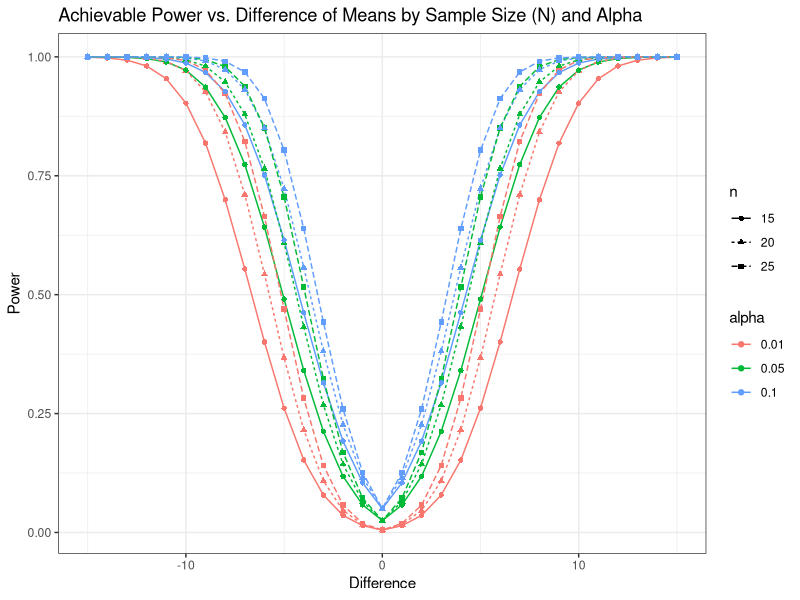
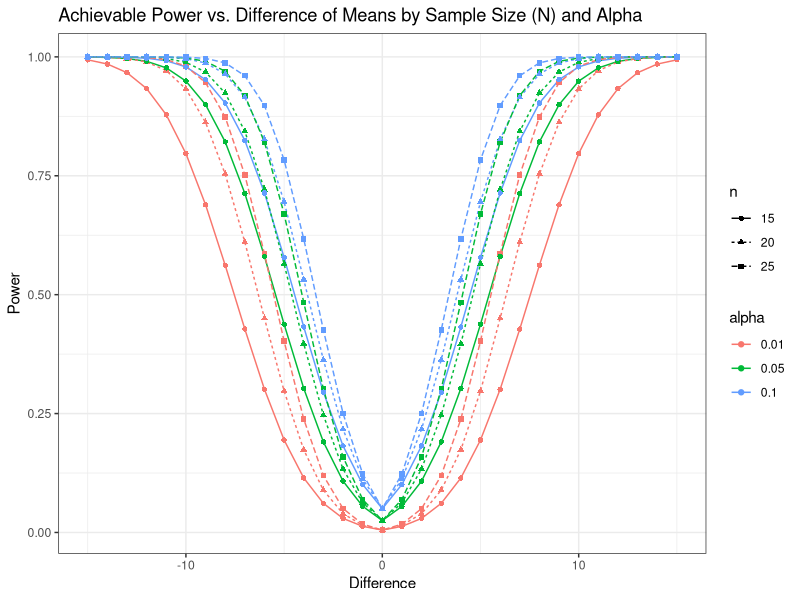
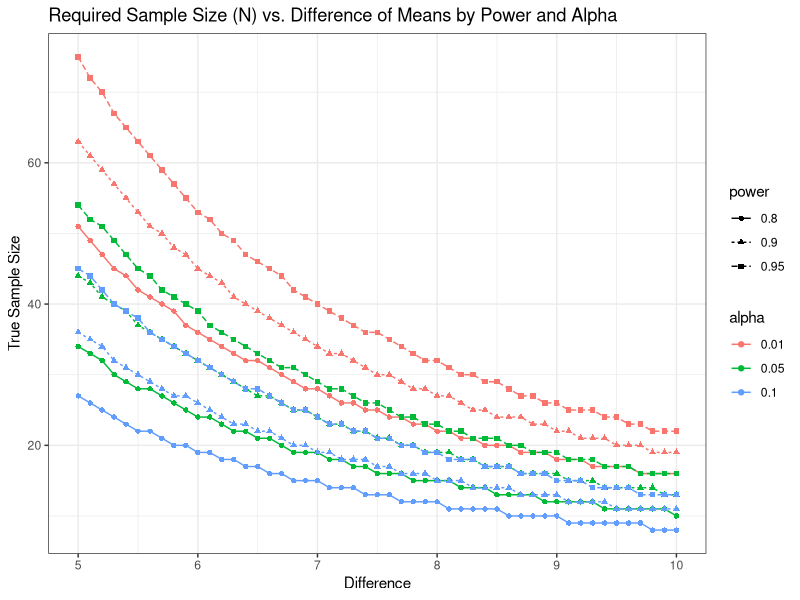
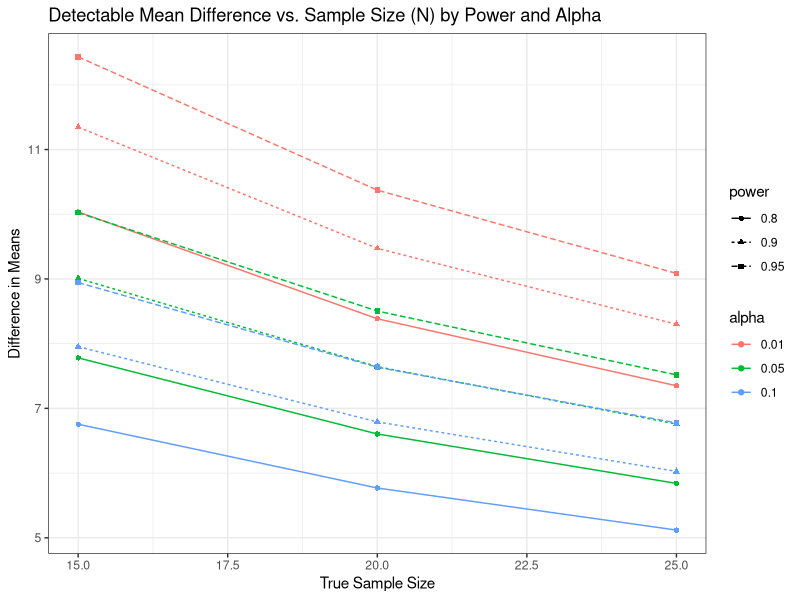
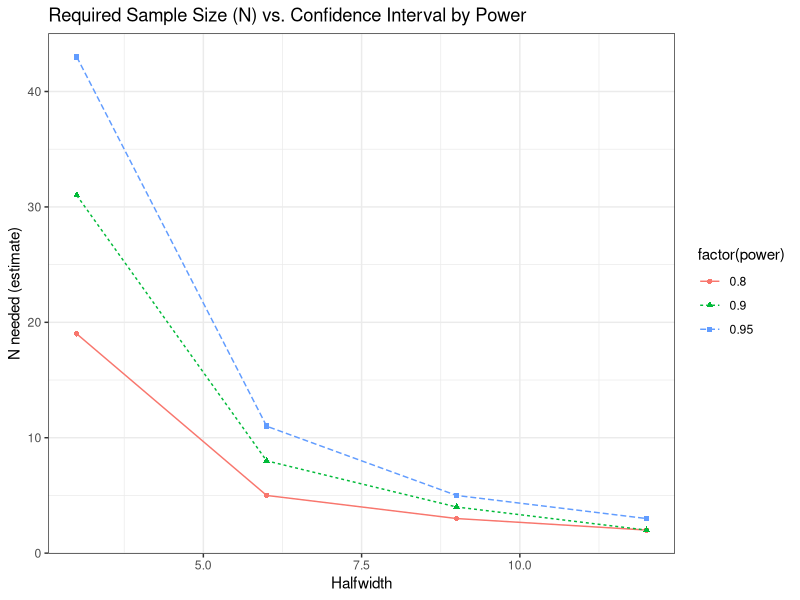

The R script that drew these images, in order:
#Load required libraries
library(ggplot2)
library(reshape2)

#################
#a) sigma = 10 (known); N=15, 20, 25; Detectable Difference between null and alternative means = -15 to 15; alpha = 0.01, 0.05, 0.10 (two-sided). Find Power. 
#For known sigma we need to program our own function

findPowerZ <- function(diff = 5, sd = 1, n = 10, alpha = 0.05) { 
	z.alpha <- qnorm(1 - (alpha/2))
	power <- pnorm(diff/(sd/sqrt(n)) - z.alpha)
	return(power)
}

findPowerZ(diff=abs(5), sd=10, n=20, alpha=0.05)
findPowerZ(diff=abs(-5), sd=10, n=20, alpha=0.05)

#Enter parameters to calculate power for
sd <- 10
n <- rep(c(15, 20, 25), 3)
alpha <- c(rep(0.01, 3), rep(0.05, 3), rep(0.1, 3))
diff <- c(-15:15)
powers <- matrix(rep(NA, 9 * 31), ncol = 9, nrow = 31)
for (i in 1:9) { 
	for (d in 1:31) { 
		p <- findPowerZ(n = n[i], alpha = alpha[i], diff = abs(diff[d]), sd = 10)
		powers[d, i] <- p
	}
}

datanames <- paste(n, alpha)
powers <- as.data.frame(powers)
names(powers) <- datanames

#transform data and plot
p.melt <- melt(powers)
p.melt[, 1] <- as.character(p.melt[, 1])
p.melt[, 3:4] <- matrix(unlist(strsplit(p.melt[, 1], " ")), ncol = 2, byrow = T)
p.melt[, 5] <- rep(diff, 9)
names(p.melt) <- c("label", "power", "n", "alpha", "diff")
qplot(diff, power, data = p.melt, linetype = n, color = alpha, geom = "line",shape = n) +
	geom_point() + theme_bw() + xlab("Difference") + ylab("Power") +
	ggtitle("Achievable Power vs. Difference of Means by Sample Size (N) and Alpha")

#################
#b) s = 10 (sigma unknown); N=15, 20, 25; Detectable Difference between null and alternative means = -15 to 15; alpha= 0.01, 0.05, 0.10 (two-sided). Find Power. 
#R has base functions for unknown sigma

#Example of function
pwrt_b <- power.t.test(n = 15, sd = 10, sig.level = 0.01, delta = -15, type = "one.sample", alternative = "two.sided")
pwrt_b
pwrt_b$power

#Enter parameters to calculate power for
sd <- 10
n <- rep(c(15, 20, 25), 3)
alpha <- c(rep(0.01, 3), rep(0.05, 3), rep(0.1, 3))
diff <- c(-15:15)
powers <- matrix(rep(NA, 9 * 31), ncol = 9, nrow = 31)
for (i in 1:9) { 
	for (d in 1:31) { 
		p <- power.t.test(n = n[i], sig.level = alpha[i], delta = diff[d], sd = 10, type = "one.sample", alternative = "two.sided")
		powers[d, i] <- p$power
	}
}

datanames <- paste(n, alpha)
powers <- as.data.frame(powers)
names(powers) <- datanames

#transform data and plot
p.melt <- melt(powers)
p.melt[, 1] <- as.character(p.melt[, 1])
p.melt[, 3:4] <- matrix(unlist(strsplit(p.melt[, 1], " ")), ncol = 2, byrow = T)
p.melt[, 5] <- rep(diff, 9)
names(p.melt) <- c("label", "power", "n", "alpha", "diff")
qplot(diff, power, data = p.melt, linetype = n, color = alpha, geom = "line",shape = n) +
	geom_point() + theme_bw() + xlab("Difference") + ylab("Power") +
	ggtitle("Achievable Power vs. Difference of Means by Sample Size (N) and Alpha")

#################
#c) s = 10 (sigma unknown); Detectable Difference between null and alternative means = 5 to 10; alpha= 0.01, 0.05, 0.10 (two-sided); Power = 0.80, 0.90, 0.95. Find N.

#Example of function
pwrt_c <- power.t.test(power=0.8, sd = 10, sig.level = 0.01, delta = 5, type = "one.sample", alternative = "two.sided")
pwrt_c
ceiling(pwrt_c$n)

#Enter parameters to calculate sample size for
delta <- c(50:100)/10
power <- rep(c(0.8, 0.9, 0.95), 3)
alpha <- rep(c(0.01, 0.05, 0.1), each = 3)
ns <- matrix(rep(NA, 9 * 51), ncol = 9, nrow = 51)
for (i in 1:9) { 
	for (j in 1:51) { 
		p <- power.t.test(power = power[i], sig.level = alpha[i], delta = delta[j], sd = 10, type = "one.sample", alternative = "two.sided")
		ns[j, i] <- ceiling(p$n)
	}
}

ns <- as.data.frame(ns)
names(ns) <- paste(power, alpha)

#transform data and plot
n.melt <- melt(ns)
n.melt[, 1] <- as.character(n.melt[, 1])
n.melt[, 3:4] <- matrix(unlist(strsplit(n.melt[, 1], " ")), ncol = 2, byrow = T)
n.melt[, 5] <- rep(delta, 9)
names(n.melt) <- c("label", "n", "power", "alpha", "delta")
qplot(delta, n, data = n.melt, linetype = power, color = alpha, geom = "line",shape = power) + 
	geom_point() + theme_bw() + xlab("Difference") + ylab("True Sample Size") +
	ggtitle("Required Sample Size (N) vs. Difference of Means by Power and Alpha")


#################
#d) s = 10 (sigma unknown); N = 15, 20, 25; alpha= 0.01, 0.05, 0.10 (two-sided); Power = 0.80, 0.9, 0.95. Find detectable difference between null and alternative means.

#Example of function
pwrt_d <- power.t.test(power=0.8, sd = 10, sig.level = 0.01, n=15, type = "one.sample", alternative = "two.sided")
pwrt_d
pwrt_d$delta

#Enter parameters to calculate sample size for
alpha <- c(rep(0.01, 9), rep(0.05, 9), rep(0.1, 9))
n <- rep(c(rep(15, 3), rep(20, 3), rep(25, 3)), 3)
power2 <- rep(power, 3)
diffs <- rep(NA, 9 * 3)
sd <- 10

for (i in 1:27) {
	p <- power.t.test(power = power2[i], sig.level = alpha[i], n = n[i], sd = 10,type = "one.sample", alternative = "two.sided")
	diffs[i] <- p$delta
}

diffs <- as.data.frame(diffs)
diffs[, 2] <- alpha
diffs[, 3] <- power
diffs[, 4] <- n
names(diffs) <- c("diffs", "alpha", "power", "ntotal")
diffs$alpha <- factor(diffs$alpha)
diffs$power <- factor(diffs$power)

#plot results
qplot(ntotal, diffs, data = diffs, color = alpha, geom = "line", shape = power,
	linetype = power) + geom_point() + xlab("True Sample Size") + ylab("Difference in Means") +
	ggtitle("Detectable Mean Difference vs. Sample Size (N) by Power and Alpha") +
	theme_bw()


#################
#e) Confidence interval s = 10 (sigma unknown); alpha= 0.01, 0.05, 0.10 (two-sided); halfwidth = 3 6 9 12; prob (halfwidth) = 0.80, 0.9, 0.95. Find N.




findNfromCI <- function(h = 3, pw = 0.95, s = 10) { 
	alpha <- 1 - pw
	z <- qnorm(1 - (alpha/2))
	n <- (z * s/h)^2
	out <- ceiling(n)
	return(out)
}

findNfromCI(3)

halfwidth <- rep(c(3, 6, 9, 12), each = 3)
power <- rep(c(0.8, 0.9, 0.95), 4)
ns <- matrix(rep(NA, 1 * 12), ncol = 1, nrow = 12)
sd <- 10
for (i in 1:12) { 
	nn <- findNfromCI(h = halfwidth[i], pw = power[i], s = sd)
	ns[i] <- ceiling(nn)
}

ns <- data.frame(cbind(ns, power, halfwidth))
names(ns)[1] <- "N"

#plot results
qplot(halfwidth, N, data = ns, linetype = factor(power), color = factor(power),
	geom = "line", shape = factor(power)) + geom_point() + theme_bw() + xlab("Halfwidth") +
	ylab("N needed (estimate)") + ggtitle("Required Sample Size (N) vs. Confidence Interval by Power")
